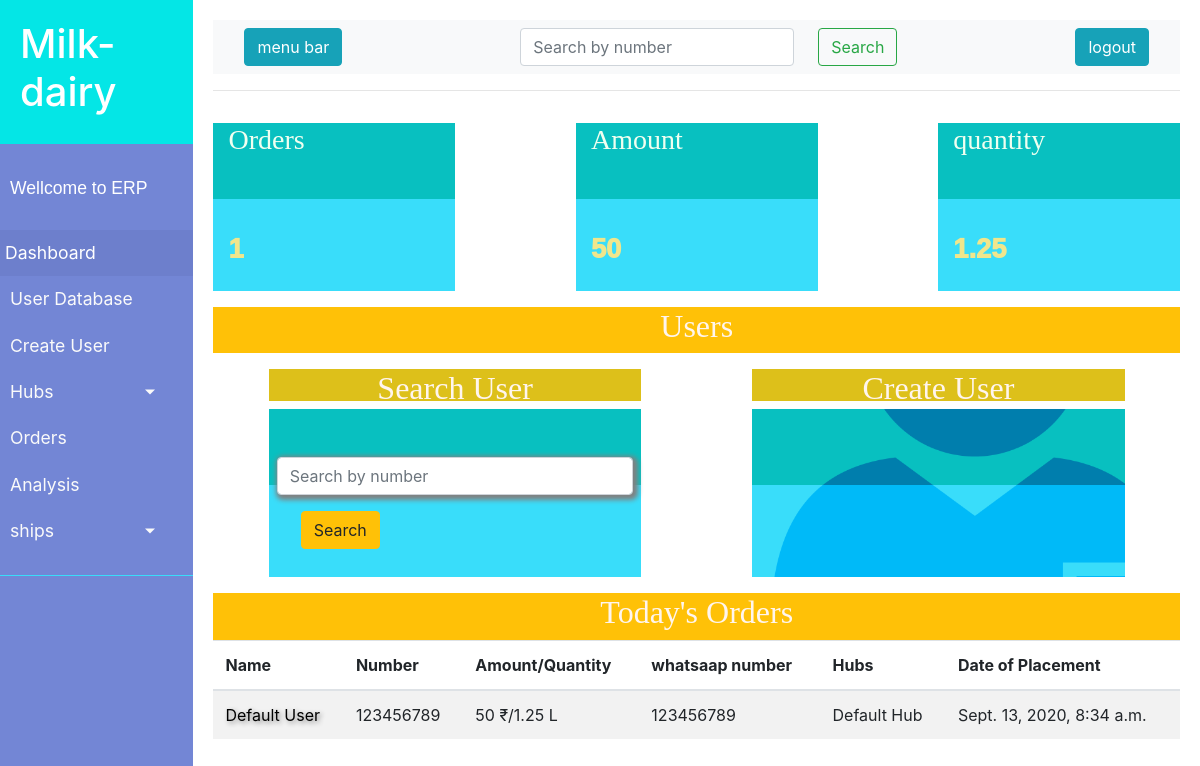
The page /dashboard/ (signed in) on the database its author committed.
### milkdairy/models.py (models this page shows, shortened)
class Ordersummery(models.Model):
    id = models.AutoField(primary_key=True)
    user = models.ForeignKey('client.User_data',default=1, on_delete=models.SET_DEFAULT)
    month = models.ForeignKey(Month, on_delete=models.CASCADE)
    day = models.ForeignKey(Day, on_delete=models.CASCADE)
    amount = models.IntegerField()
    quantity = models.DecimalField(max_digits=99999,decimal_places=2)
    status = models.CharField(max_length=20, default='in transit')
    payment = models.CharField(max_length=20, default='unpaid')
    date= models.DateTimeField(auto_now_add=True)
    hub = models.ForeignKey('hub.Hub_detail',null=True, on_delete=models.SET_NULL)
    delivery = models.ForeignKey('delivery.Deliveryboy', blank=True, null=True, on_delete=models.SET_NULL)

### client/models.py (models this page shows, shortened)
class User_data(models.Model):
    id = models.AutoField(primary_key=True)
    user_id = models.OneToOneField(User, on_delete=models.CASCADE)
    name = models.CharField(max_length=225)
    number = models.IntegerField()
    whatsaap_number = models.IntegerField()
    address = models.CharField(max_length=400)
    date = models.DateField(auto_now_add=True)
    hub = models.ForeignKey('hub.Hub_detail' ,null=True,blank=True , on_delete=models.SET_NULL)

### hub/models.py (models this page shows, shortened)
class Hub_detail(models.Model):
    id = models.AutoField(primary_key=True)
    hub_user = models.OneToOneField(User, on_delete=models.CASCADE)
    hub_name = models.CharField(max_length=225)
    number = models.IntegerField( default=00000000)
    address = models.CharField(max_length=400, default='default_address')
    whatsaap_number = models.IntegerField(default = 0000000000)

### milk/decorators.py (the view)
        def wrapper_func(request, *args, **kwargs):
            group = None
            if request.user.groups.exists():
                group = request.user.groups.all()[0].name
                if group == allowed:
                    return view_func(request, *args, **kwargs)
                else:
                    return HttpResponse('you are not authorised for this action1')
            else:
                return HttpResponse('you are not authorised for this action')

### milkdairy/views.py (called while the page is built)
@login_required(login_url='/')
@authentication(allowed='admin')
def dashboard(request):
    dat = str(date.today())
    dat.split('-')
    day = dat[-2:]
    month = dat[-5:-3]
    dataa = Ordersummery.objects.filter(day__date=day, month__m_num=month)
    amount_qry=dataa.values('amount')
    litre_qry = dataa.values('quantity')
    order = dataa.count()
    amount =sum([amt['amount'] for amt in amount_qry])
    quantity = sum([ltr['quantity'] for ltr in litre_qry])
    print(order)
    data = {'orders':dataa, 'amount':amount,'quantity':quantity, 'order':order }
    return render(request, 'dashboard.html', data)

### templates/dashboard.html (shortened to what this page needs)
{% extends 'milk/baseTemplate.html' %}
{% block body %}
{% load static %}
<div class="container mt-3">
    <div class="row justify-content-between ">
        <div class="col-md-3 mt-3 colm">
            <h3>Orders</h3>
            <p class="para">{{order}}</p>
        </div>
        <div class="col-md-3 mt-3 colm ">
            <h3>Amount</h3>
            <p class="para">{{amount}}</p>
        </div>
        <div class="col-md-3 mt-3 colm">
            <h3>quantity</h3>
            <p class="para">{{quantity}}</p>
        </div>
    </div>
  </div>
  <div class="d-flex justify-content-center mt-3 bg-warning"> <h2 style="font-family: 'Times New Roman', Times, serif; color: seashell;">Users</h2></div>
  <div class="container  ">
      <div class="row justify-content-around">
          <div class="col-md-5 d-grid ">
            <div class="d-flex justify-content-center mt-3 subhead "> <h2 style="font-family: 'Times New Roman', Times, serif; color: seashell;">Search User</h2></div>
            <div class="colm">
                <form  class="form-group mt-2 pt-5 pl-2 pr-2" action="{% url 'search' %}" method="GET">
                    <input class="form-control mb-3" style="box-shadow: 2px 2px 5px 3px grey;" name="search" type="search" placeholder="Search by number" aria-label="Search">
                    <button class="btn btn-warning mt-3 ml-4 my-sm-0" type="submit">Search</button>
                </form>
            </div>
          </div>
          <div class="col-md-5">
            <div class="d-flex justify-content-center mt-3 subhead "> <h2 style="font-family: 'Times New Roman', Times, serif; color: seashell;">Create User</h2></div>
           <a href="/dashboard/newuser"><div class="col-md-12 mt-2 colm usr">
            </div>
        </a>
          </div>
      </div>
  </div>
  <div class="d-flex justify-content-center mt-3 bg-warning"> <h2 style="font-family: 'Times New Roman', Times, serif; color: seashell;">Today's Orders</h2></div>
  <table class="table table-striped">
    <thead>
      <tr>
        <th scope="col">Name</th>
        <th scope="col">Number</th>
        <th scope="col">Amount/Quantity</th>
        <th scope="col">whatsaap number</th>
        <th scope="col">Hubs</th>
        <th scope="col"> Date of Placement</th>
      </tr>
    </thead>
    <tbody>
      {% for i in orders %}
      <tr>
        <td class="lnk"><a href="/dashboard/user/{{i.user.id}}">{{i.user.name}} </a></td>
        <td>{{i.user.number}}</td>
        <td>{{i.amount}} ₹/{{i.quantity}} L</td>
        <td>{{i.user.whatsaap_number}}</td>
        <td>{{i.user.hub.hub_name}}</td>
        <td>{{i.date}}</td>
      </tr>
      {% endfor %}
    </tbody>
  </table>
{% endblock %}

### rows shown on the page
Ordersummery: user.name "Default User", user.number "123456789", amount "50", quantity "1.25", user.whatsaap_number "123456789", user.hub.hub_name "Default Hub", date "Sept. 13, 2020, 8:34 a.m."

### other values the page prints
{{ order }} "1"
{{ amount }} "50"
{{ quantity }} "1.25"
